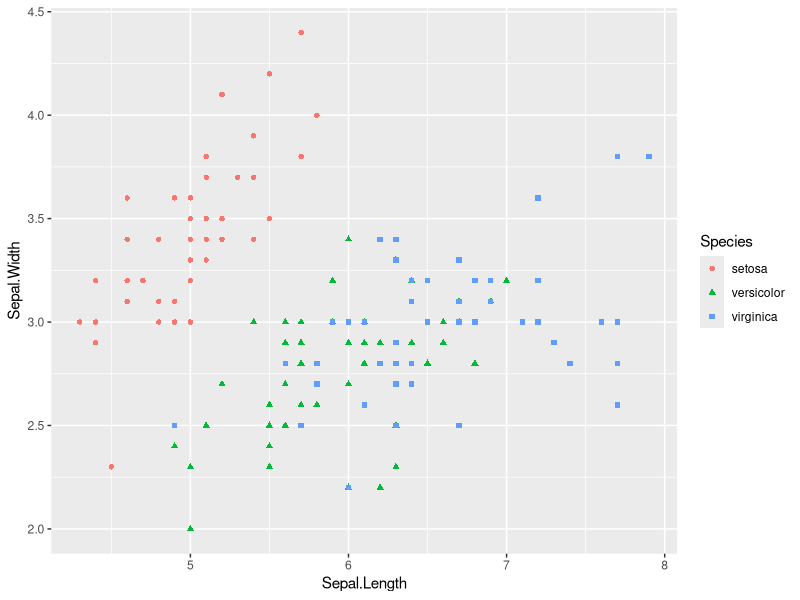
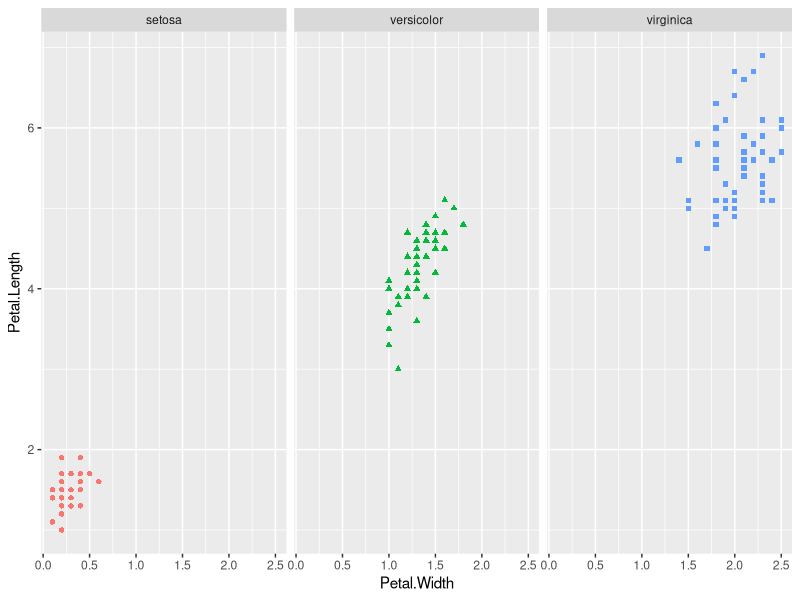
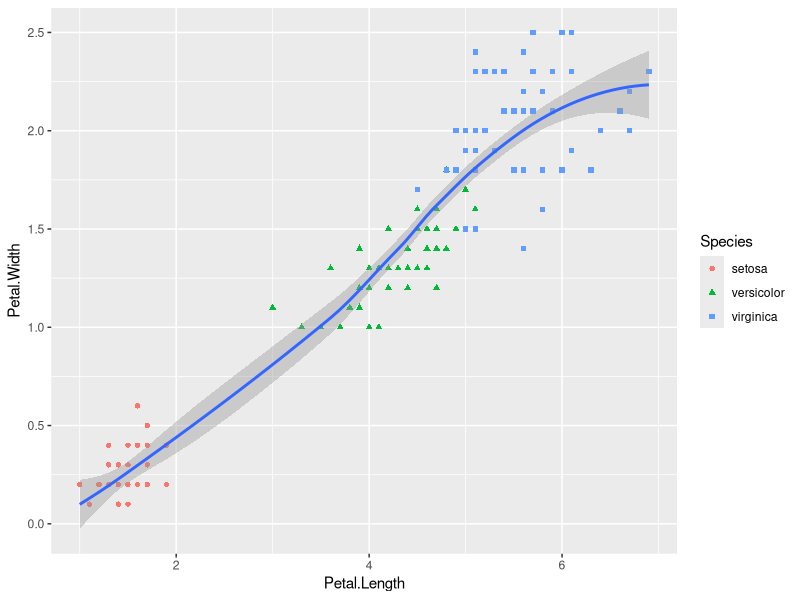
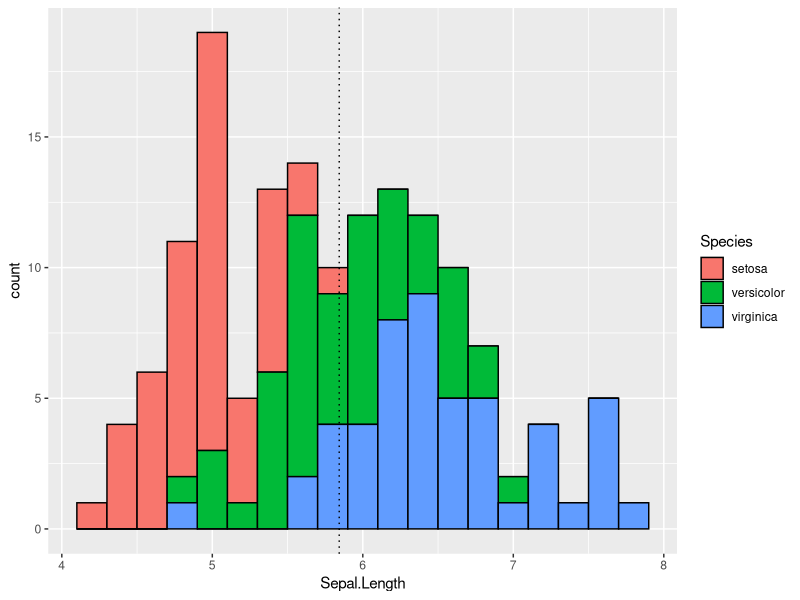

Source code (R) for these figures, in order:
library(tidyverse)

dim(iris)
str(iris)
?iris

head(iris)
str(iris)
#1
ggplot(data = iris) +
  geom_point(mapping = aes(x = Sepal.Length, y = Sepal.Width, color = Species, shape = Species))

# The Setosa iris species has a shorter sepal length and a longer sepal width
# versus the Versicolor iris and the Virginica iris.

#2
ggplot(data = iris) +
  geom_point(mapping = aes(x = Petal.Width, y = Petal.Length, 
                           color = Species, shape = Species)) +
  facet_wrap(~Species) +
  theme(legend.position = 'none')
#The Virginica iris has the biggest petal length and width.
#The Setosa iris has the smallest petal length and width.

#3
ggplot(data = iris, aes(x = Petal.Length, y = Petal.Width)) +
  geom_point( aes(color = Species, shape = Species)) +
  geom_smooth()
#Graph 3 shows there is a positive correlation between petal length and petal width.

#4
ggplot(data = iris, aes(x = Sepal.Length, fill = Species)) +
  geom_bar(color = 'black', stat = 'bin', bins = 19) +
  geom_vline(xintercept = mean(iris[["Sepal.Length"]]), linetype = "dotted")
#Setosa irises seem to be on the low end of the average sepal lengths,
#virginica seem to be on the higher end of the average sepal lengths, and
#versicolor seem to be around the average of the sepal lengths.
